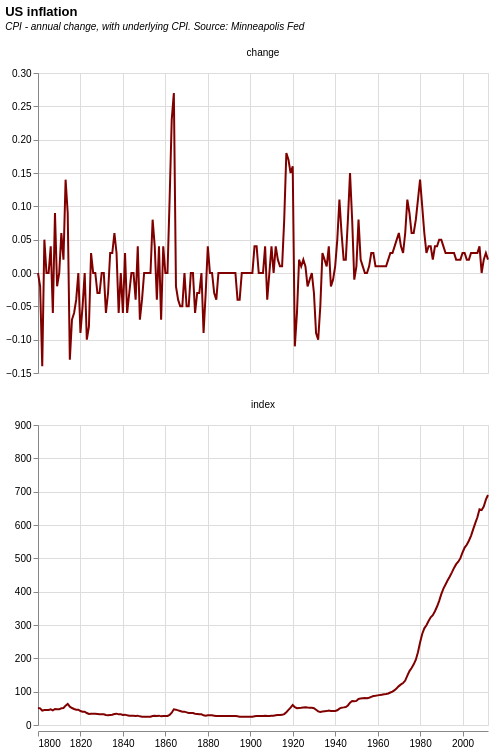

The Vega-Lite source for this figure:
### Vega-Lite specification from a JSON file in a GitHub repository (floating-point values rounded to 4 significant figures; data arrays with more than 128 entries replaced by an {"elided": "..."} marker saying what was removed)
{"$schema": "https://vega.github.io/schema/vega-lite/v5.json", "title": {"text": "US inflation", "subtitle": ["CPI - annual change, with underlying CPI. Source: Minneapolis Fed", ""], "subtitleFontStyle": "italic", "subtitleFontSize": 10, "dx": 0, "dy": 0, "anchor": "start", "color": "black"}, "width": 450, "height": 300, "data": {"values": {"elided": "223 records"}, "format": {"parse": {"year": "date"}}}, "transform": [{"fold": ["index", "change"], "as": ["var", "val"]}], "mark": {"type": "line", "color": "rgb(128,0,0)", "strokeWidth": 2, "opacity": 1}, "encoding": {"x": {"field": "year", "type": "temporal", "title": null}, "y": {"field": "val", "type": "quantitative", "title": null}, "facet": {"field": "var", "columns": 1, "title": null}}, "resolve": {"scale": {"y": "independent"}}}
